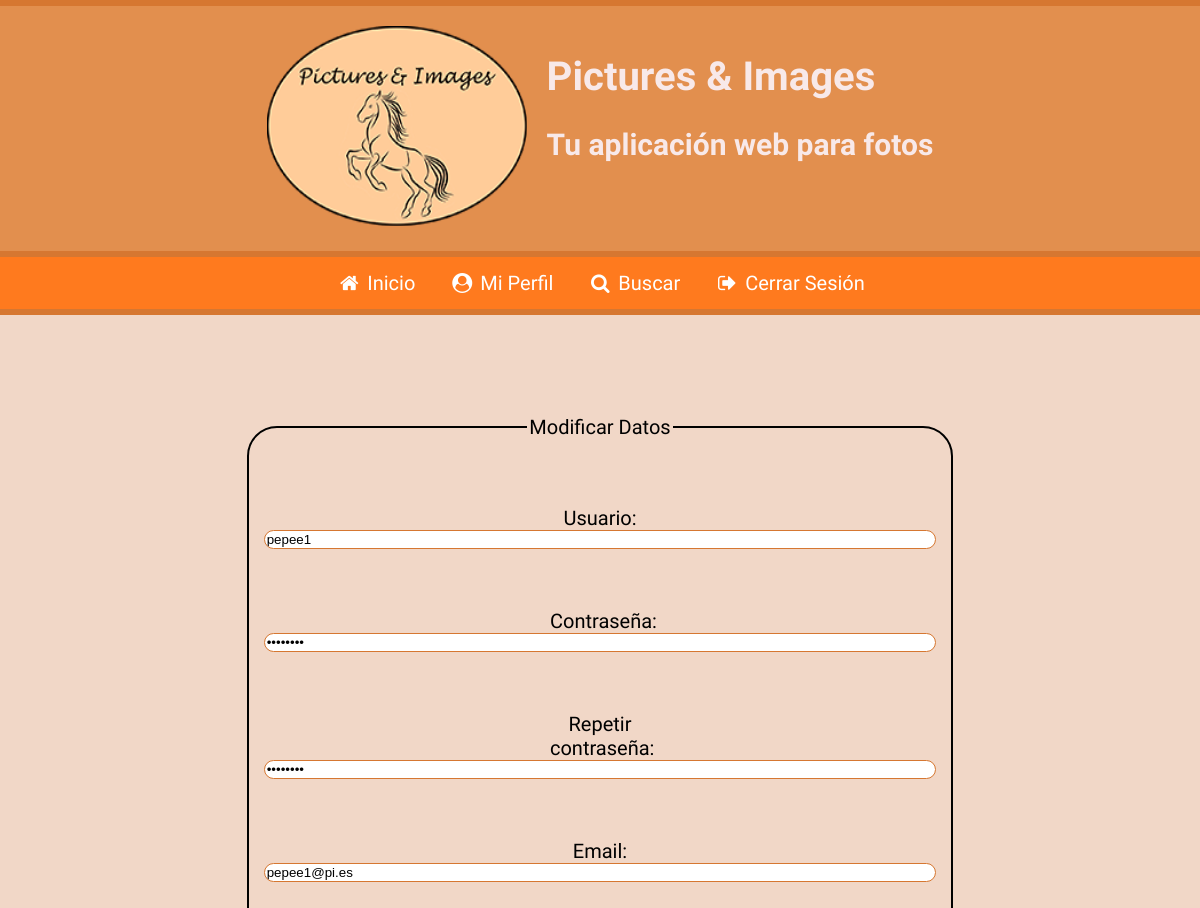
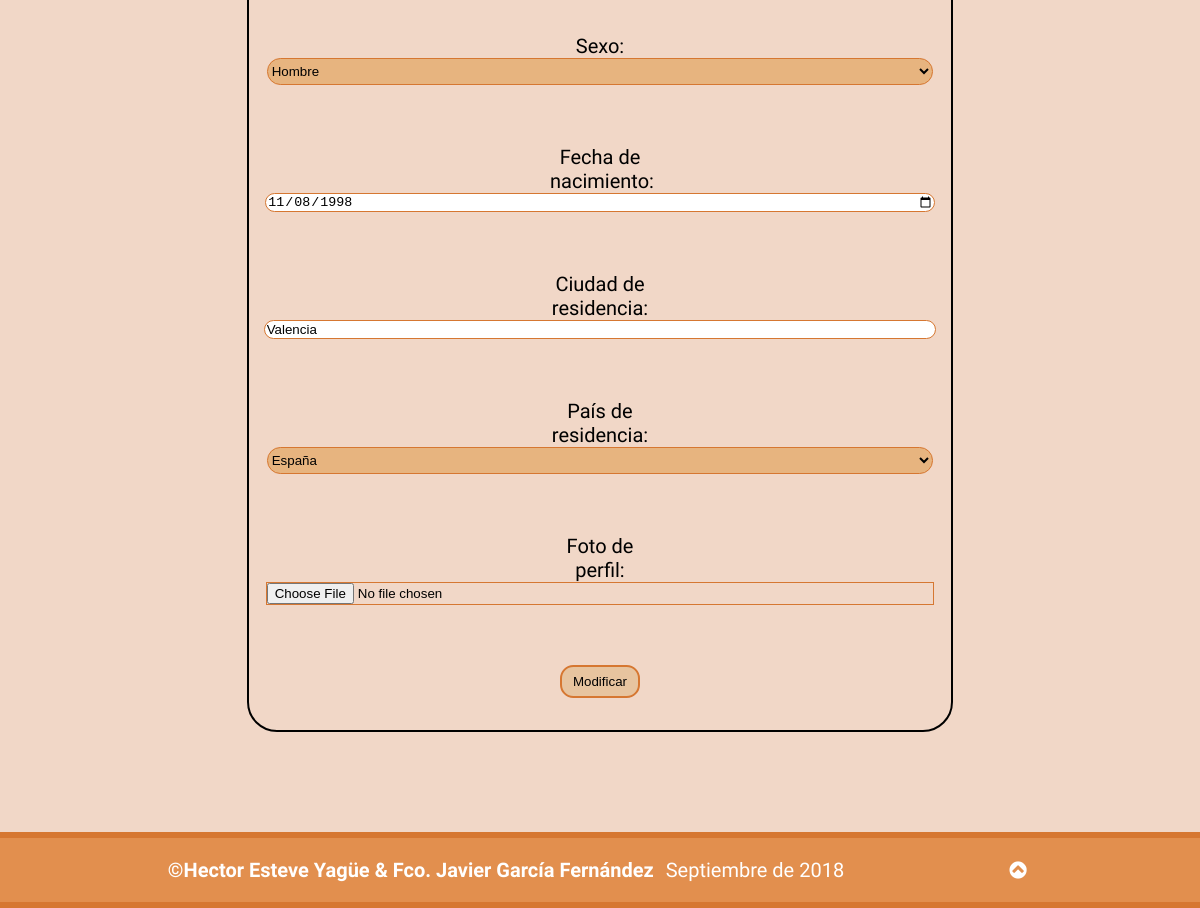
/formulario_modificar.php (signed in), run on the app's committed database (2 pictures, top to bottom).
### tables this page shows
CREATE TABLE `usuarios` (
  `IdUsuario` int(11) NOT NULL,
  `NomUsuario` varchar(15) NOT NULL,
  `Clave` varchar(200) NOT NULL,
  `Email` varchar(200) NOT NULL,
  `Sexo` tinyint(4) NOT NULL,
  `FNacimiento` date NOT NULL,
  `Ciudad` varchar(200) NOT NULL,
  `Pais` int(11) NOT NULL,
  `Foto` varchar(200) NOT NULL,
  `FRegistro` datetime NOT NULL DEFAULT CURRENT_TIMESTAMP ON UPDATE CURRENT_TIMESTAMP,
  `Estilo` int(11) NOT NULL
);

### formulario_registroYmodificar.php (the view, shortened to what this page needs)
<?php
require_once("conexion_db.php");
if(isset($_SESSION["usuarioLog"])){
			$sesionSaneada = $mysqli->real_escape_string($_SESSION["usuarioLog"]);
		 $sentencia = 'SELECT * FROM usuarios WHERE IdUsuario='.$sesionSaneada;
		 if(!($resultado = $GLOBALS["mysqli"]->query($sentencia))) {
		   echo "<p>Error al ejecutar la sentencia <b>$sentencia</b>: " . $GLOBALS["mysqli"]->error;
		   echo '</p>';
		   exit;
		 }
		 if(mysqli_num_rows($resultado)){
			 $fila=$resultado->fetch_object();
echo<<<formularioModificarParte0
	<p>
		<label for="usuario">Usuario:</label>
		<input type="text" value="$fila->NomUsuario" pattern="[A-Za-z0-9]{6,14}" minlength="6" maxlength="14" title="El nombre de usuario tendrá como mínimo 6 caracteres que pueden ser tanto letras mayúsculas como minúsculas y como números. El máximo número de caracteres permitido es 14. Los espacios en blanco no están permitidos"  name="usuario" id="usuario"/>
	</p>
	<p>
		<label for="passw1">Contraseña:</label>
		<input type="password" value="$fila->Clave" pattern="[A-Za-z0-9¿?¡!-_@#$%&=]{8,16}" minlength="8" maxlength="16" name="passw1" id="passw1" title="La contraseña tendrá un mínimo de 8 caracteres y un máximo de 16. Podrás escribir tanto letras mayúsculas como minúsculas además de números y los siguientes símbolos: ¿?¡!-_@#$%&=. Los espacios en blanco no están permitidos" />
	</p>
	<p>
		<label for="passw2">Repetir contraseña:</label>
		<input type="password" value="$fila->Clave" pattern="[A-Za-z0-9¿?¡!-_@#$%&=]{8,16}" minlength="8" maxlength="16" name="passw2" id="passw2" title="La contraseña debe de coincidir con la escrita en la casilla anterior" />
	</p>
	<p>
		<label for="email">Email:</label>
		<input type="email" value="$fila->Email" name="email" id="email"/>
	</p>
	<p>
		<label for="sexo">Sexo:</label>
		<select id="sexo" name="Sexo">
			<option value="">Escoge</option>
formularioModificarParte0;
		switch ($fila->Sexo) {
			case '1':
				echo<<<Sexo
			<option value="1" selected>Hombre</option>
			<option value="2">Mujer</option>
			<option value="3">Otro</option>
Sexo;
				break;
		}
echo<<<formularioModificarParte1
		</select>
	</p>
	<p>
		<label for="fnac">Fecha de nacimiento:</label>
		<input type="date" value="$fila->FNacimiento" name="fNac" id="fnac"/>
	</p>
	<p>
		<label for="cres">Ciudad de residencia:</label>
		<input type="text" value="$fila->Ciudad" maxlength="200" name="cRes" id="cres" title="Introduce la ciudad de residencia" />
	</p>
	<p>
	<label for="pres">País de residencia:</label>
			<select name="pRes" id="pres">
			<option value="">Escoge</option>
formularioModificarParte1;
	function extraerContinentes(){
		$sentencia0 = 'SELECT DISTINCT Continente FROM paises order by (Continente) ASC';
		if(!($resultado0 = $GLOBALS["mysqli"]->query($sentencia0))){
			echo "<p>Error al ejecutar la sentencia <b>$sentencia0</b>: " . $GLOBALS["mysqli"]->error;
			echo '</p>';
			exit;
		}
		while($fila0= $resultado0->fetch_assoc()){
			echo "<optgroup label='{$fila0['Continente']}'>";
			extraerPaisesContinente($fila0['Continente']);
			echo "</optgroup>";
		}
	}
	function extraerPaisesContinente(&$continente){
		$sentencia1 = 'SELECT IdPais, NomPais FROM paises p WHERE p.Continente='. "'" . $continente . "'" . 'ORDER BY (NomPais) ASC';
		if(!($resultado1 = $GLOBALS["mysqli"]->query($sentencia1))){
			echo "<p>Error al ejecutar la sentencia <b>$sentencia1</b>: " . $GLOBALS["mysqli"]->error;
			echo '</p>';
			exit;
		}
		while($fila1 = $resultado1->fetch_assoc()){
			$IdPais = $fila1["IdPais"];
			$IdPaisFila = $GLOBALS["fila"]->Pais;
			if($IdPais==$IdPaisFila){
				echo "<option value=$IdPaisFila selected>{$fila1['NomPais']}</option>";
			}else{
				echo "<option value=$IdPais>{$fila1['NomPais']}</option>";
			}
		}
	}
	extraerContinentes();
echo<<<formularioModificarParte2
		</select>
	</p>
	<p>
		<label for="fper" id="labfper">Foto de perfil:</label>
		<input type="file" accept="image/*" name="fPer" id="fper"/>
	</p>
formularioModificarParte2;
		}
	}
?>

### estilo.css (style rules this page uses)
body { box-sizing: border-box; min-width: 320px; max-width: 1980px; margin: 0 auto; background-color: #F1D7C7; font-family: 'Kalam', cursive; font-size: 20px; position: relative; }
body>.paginacion>div>a,p { justify-content: center; display: inline-block; }
body>.formulario>fieldset>p { width: 50%; margin: auto; margin-top: 3em; display: flex; align-self: center; justify-content: space-between; flex-wrap: wrap; }
body>.formulario>fieldset>p>label { align-self: center; width: 5em; }
body>.formulario>fieldset>p>input { border-radius: 1em; border: 0.1em solid #D67731; align-self: center; width: 13em; }
body>.formulario>fieldset>p>#fper { width: 13em; }
body>.formulario>fieldset>p>select { background-color: #E7B47F; border-radius: 1em; border: 0.1em solid #D67731; width: 10em; height: 2em; align-self: center; }
body>.formulario>fieldset>p>#fper { align-self: center; border-radius: 0; }
@media all and (min-width: 1048px) and (max-width: 1500px) { body>.formulario>fieldset>p { flex-direction: column; flex-wrap: nowrap; } }
@media all and (min-width: 1048px) and (max-width: 1500px) { body>.formulario>fieldset>p>select { align-self: center; width: 50em; } }
@media all and (min-width: 1048px) and (max-width: 1500px) { body>.formulario>fieldset>p>input { align-self: center; width: 50em; } }
@media all and (min-width: 1048px) and (max-width: 1500px) { body>.formulario>fieldset>p>#fper { width: 50em; } }

### estilo_accesible.css (style rules this page uses)
body { box-sizing: border-box; min-width: 320px; max-width: 1980px; margin: 0 auto; background-color: #ffffff; font-family: 'Kalam', cursive; font-size: 30px; position: relative; }
body>.paginacion>div>a,p { justify-content: center; display: inline-block; }
body>.formulario>fieldset>p { width: 50%; margin: auto; margin-top: 3em; display: flex; flex-direction: column; align-self: center; justify-content: center; }
body>.formulario>fieldset>p>label { align-self: center; width: 5em; }
body>.formulario>fieldset>p>input { border-radius: 1em; border: 0.1em solid #000000; align-self: center; width: 50em; font-size: 30px; }
body>.formulario>fieldset>p>#fper { width: 50em; }
body>.formulario>fieldset>p>select { background-color: #3B3B3A; border-radius: 1em; border: 0.1em solid #000000; color: #ffffff; width: 50em; height: 2em; align-self: center; font-size: 30px; }
body>.formulario>fieldset>p>#fper { align-self: center; border-radius: 0; }
@media all and (min-width: 1025px) and (max-width: 1820px) { body>.formulario>fieldset>p { flex-direction: column; flex-wrap: nowrap; } }
@media all and (min-width: 1025px) and (max-width: 1820px) { body>.formulario>fieldset>p>select { align-self: center; width: 98%; } }
@media all and (min-width: 1025px) and (max-width: 1820px) { body>.formulario>fieldset>p>input { align-self: center; width: 98%; } }
@media all and (min-width: 1025px) and (max-width: 1820px) { body>.formulario>fieldset>p>#fper { width: 98%; } }

### print.css (style rules this page uses)
body { box-sizing: border-box; min-width: 320px; max-width: 1980px; margin: 0 auto; background-color: white; font-family: serif; font-size: 12pt; position: relative; }
body>#formReg>fieldset>p { page-break-after: avoid; margin-top: 0.5cm; }
body>#formReg>fieldset>p:nth-of-type(7) { margin-top: 0.5cm; }
body>#formReg>fieldset>p:nth-of-type(9) { margin-top: 3cm; page-break-before: always; }
body>#formReg>fieldset>p:nth-of-type(9)>input { height: 10cm; width: 10cm; }
body>.formulario>fieldset>p { width: 50%; margin: auto; margin-top: 1cm; display: flex; align-self: center; flex-direction: column; justify-content: center; }
body>.formulario>fieldset>p:nth-of-type(4) { page-break-after: always; }
body>.formulario>fieldset>p:nth-of-type(7) { margin-top: 0; page-break-after: always; }
body>.formulario>fieldset>p>label { align-self: center; width: 5cm; }
body>.formulario>fieldset>p>input { border-radius: 0.5cm; border: 0.1cm solid black; align-self: center; width: 18cm; height: 0.7cm; color: transparent; }
body>.formulario>fieldset>p>select { color: transparent; }
::placeholder { color: transparent; }
body>.formulario>fieldset>p>select { background-color: white; border-radius: 1cm; border: 0.1cm solid black; width: 18cm; height: 1cm; align-self: center; }
body>.formulario>fieldset>p>#fper { align-self: center; border-radius: 0; }

### data on the page
usuarios: usuario "pepee1", email "pepee1@pi.es", Sexo "Hombre", fNac "11/08/1998", cRes "Valencia"

### other printed values
form field pRes "España"
